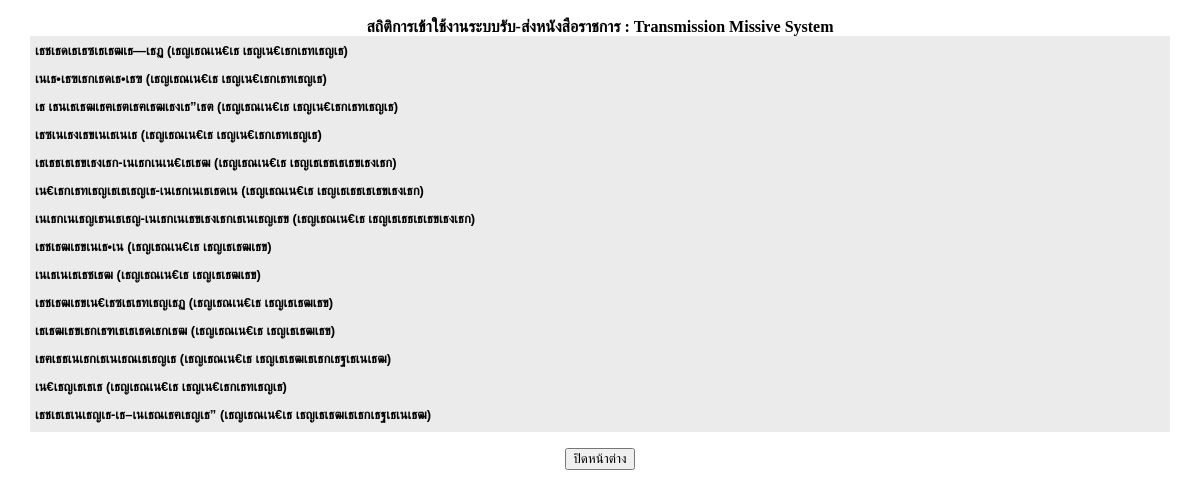
Screenshot of /stat_alllogin.php with the database file from the repository.
### tables this page shows
CREATE TABLE IF NOT EXISTS `sbk_group` (
  `id` int(4) NOT NULL AUTO_INCREMENT,
  `name` varchar(200) NOT NULL,
  `typeID` int(2) NOT NULL,
  `locationID` int(2) NOT NULL,
  `status` int(2) NOT NULL,
  PRIMARY KEY (`id`)
);

CREATE TABLE IF NOT EXISTS `sbk_location` (
  `id` int(2) NOT NULL AUTO_INCREMENT,
  `name` varchar(200) NOT NULL,
  `status` int(2) NOT NULL,
  PRIMARY KEY (`id`)
);

### stat_alllogin.php (the view, shortened to what this page needs)
<!DOCTYPE html PUBLIC "-//W3C//DTD XHTML 1.0 Transitional//EN" "http://www.w3.org/TR/xhtml1/DTD/xhtml1-transitional.dtd">
<html xmlns="http://www.w3.org/1999/xhtml">
<head>
<link href="mystyle.css" rel="stylesheet" type="text/css" />
</head>
<body>
<br>
<div align="center"><b>สถิติการเข้าใช้งานระบบรับ-ส่งหนังสือราชการ : Transmission Missive System </b></div>
<table width="95%" border="0" bgcolor="#EBEBEB" cellspacing="1"  align="center">
  <tr >
    <td>
<?
$sql1="SELECT * FROM sbk_group  WHERE (status=1) and typeID=1 order by id";
$query1=mysql_db_query($dbname, $sql1) or die(mysql_error()."by command".$sql1);
while($result1=mysql_fetch_array($query1)){
			$sql6="select name FROM sbk_location  WHERE (status=1)  and  (id='".$result1["locationID"]."')  ";
			$dbquery6=mysql_db_query($dbname, $sql6);
			$result6=mysql_fetch_array($dbquery6);
			$location_name=$result6[0];
	echo "<table width=\"100%\" border=\"0\" cellpadding=\"1\"  align=\"center\" ><TR ><TD >";
	echo "<b>".$result1["name"]." (".$location_name.")</b>";
echo "</td></tr>";
echo "</table>";
	}
echo"</td></tr></table>";
?>
<p align="center">
  <input type="submit" name="Submit" value="ปิดหน้าต่าง" onclick="window.close();" />
</p>

### mystyle.css (style rules this page uses)
body { margin: 0px; }
table { font-family: tahoma, arial, verdana; font-size: 13px; }

### rows the page displays
sbk_group: name "เธชเธดเธเธซเธเธฒเธ—เธฏ", sbk_location.name "เธญเธณเน€เธ เธญเน€เธกเธทเธญเธ"
sbk_group: name "เนเธ•เธฃเธกเธดเธ•เธฃ", sbk_location.name "เธญเธณเน€เธ เธญเน€เธกเธทเธญเธ"
sbk_group: name "เธ เธนเธเธฒเธฅเธตเธฅเธฒเธงเธ”เธต", sbk_location.name "เธญเธณเน€เธ เธญเน€เธกเธทเธญเธ"
sbk_group: name "เธซเนเธงเธขเนเธเนเธ", sbk_location.name "เธญเธณเน€เธ เธญเน€เธกเธทเธญเธ"
sbk_group: name "เธเธธเธเธขเธงเธก-เนเธกเนเน€เธเธฒ", sbk_location.name "เธญเธณเน€เธ เธญเธเธธเธเธขเธงเธก"
sbk_group: name "เน€เธกเธทเธญเธเธเธญเธ-เนเธกเนเธเธดเน", sbk_location.name "เธญเธณเน€เธ เธญเธเธธเธเธขเธงเธก"
sbk_group: name "เนเธกเนเธญเธนเธเธญ-เนเธกเนเธขเธงเธกเธเนเธญเธข", sbk_location.name "เธญเธณเน€เธ เธญเธเธธเธเธขเธงเธก"
sbk_group: name "เธชเธฒเธขเนเธ•เน", sbk_location.name "เธญเธณเน€เธ เธญเธเธฒเธข"
sbk_group: name "เนเธเนเธเธชเธฒ", sbk_location.name "เธญเธณเน€เธ เธญเธเธฒเธข"
sbk_group: name "เธชเธฒเธขเน€เธซเธเธทเธญเธฏ", sbk_location.name "เธญเธณเน€เธ เธญเธเธฒเธข"
sbk_group: name "เธเธฒเธขเธกเธฑเธเธเธดเธกเธฒ", sbk_location.name "เธญเธณเน€เธ เธญเธเธฒเธข"
sbk_group: name "เธฅเธธเนเธกเธเนเธณเธเธญเธ", sbk_location.name "เธญเธณเน€เธ เธญเธเธฒเธเธกเธฐเธเนเธฒ"
sbk_group: name "เน€เธญเธเธเธ", sbk_location.name "เธญเธณเน€เธ เธญเน€เธกเธทเธญเธ"
sbk_group: name "เธชเธเธเนเธญเธ-เธ–เนเธณเธฅเธญเธ”", sbk_location.name "เธญเธณเน€เธ เธญเธเธฒเธเธกเธฐเธเนเธฒ"
